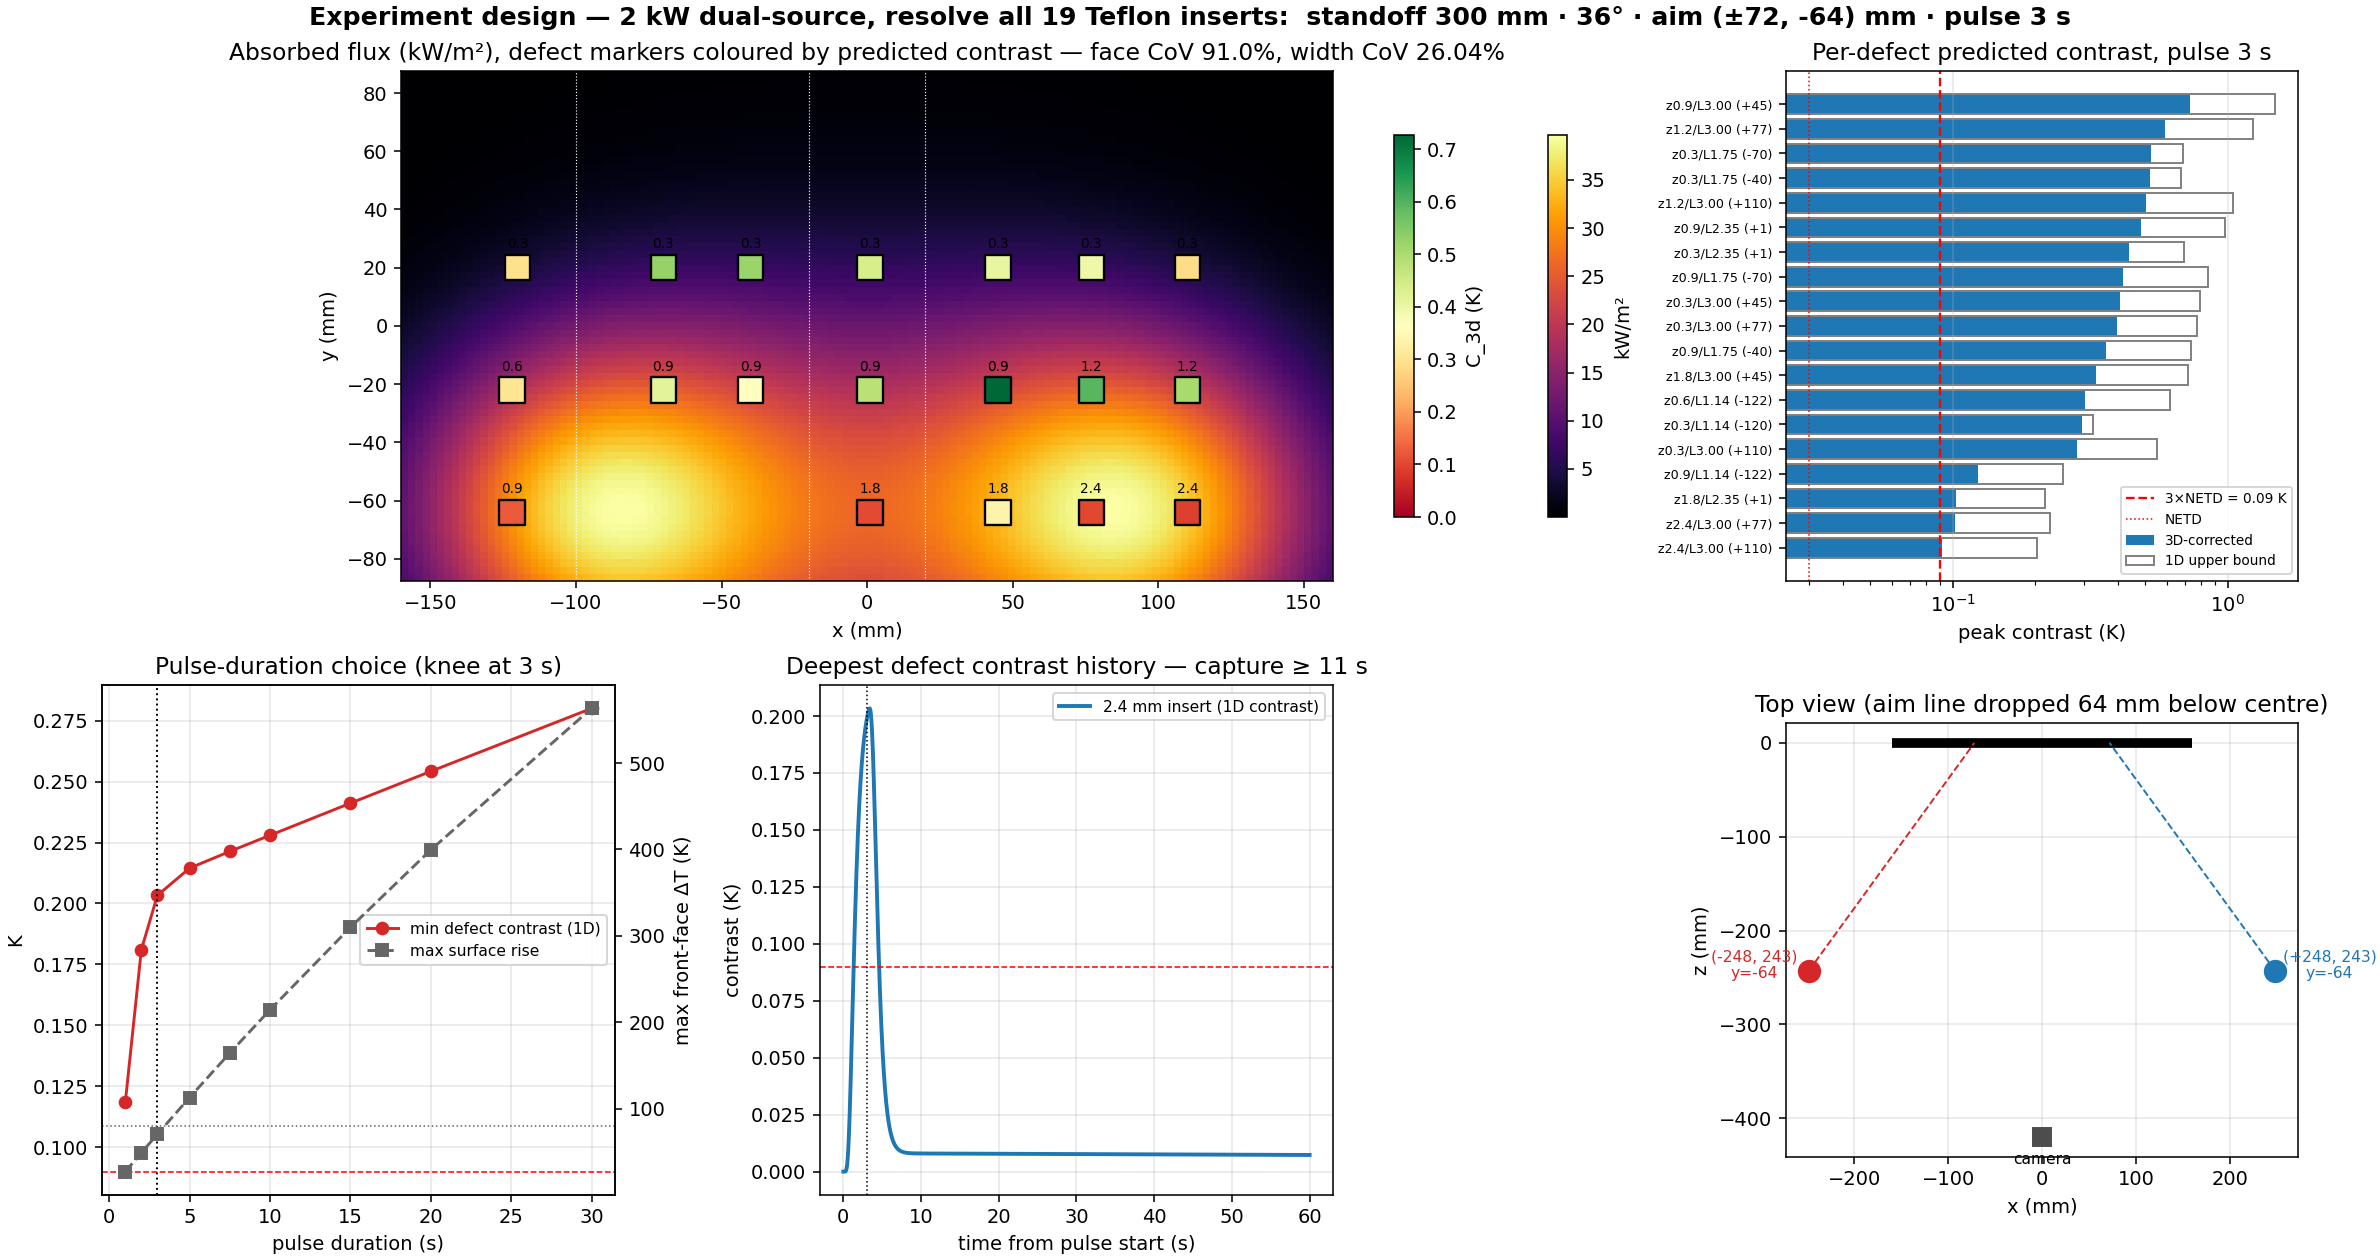

Write the Python code that produced this figure.
"""
06d — Experiment design: resolve all 19 Teflon inserts with the dual-lamp
2 kW setup (follow-up to the Energy-Density paper).

Physics (per PL-H-V-HS1/CLAUDE.md, updated from the draft paper):
  Beam    : DFLUX convention I = I0*exp(-(r/sigma)^2), sigma(d) = 0.185 d + 9.1
            I0 = P*eta/(pi*sigma^2), P = 1000 W/lamp, eta = 0.708.
            Absolute predictions derated by the paper's +12.7% validated
            over-prediction. Absorptivity 0.945.
  Defects : 13 um Teflon inserts, 10x10 mm, gap conductance hc = 7390 W/m2K
            (R = 1/hc), at depth z inside the local section thickness L.
  Contrast: 1D implicit FD slab model per (z, L): front flux + linearised
            convection/radiation losses both faces, insert as interface
            resistance. Contrast = front-face T(defect) - T(sound), linear in
            absorbed flux -> geometry and contrast factorise:
            C_j = q_abs(x_j, y_j) * g(z_j, L_j, tau).
  3D note : 1D over-predicts peak contrast for 10 mm inserts once the in-plane
            diffusion length approaches the insert half-width; a lateral-loss
            factor erf(w/2 / sqrt(4*a11*t_pk))^2 is applied as the reported
            (conservative) estimate.

Optimiser: sweep (standoff, angle, mirrored aim offset, aim-line drop),
maximise the minimum defect contrast; pulse duration picked from the
contrast-vs-tau knee. Uniformity reported as face CoV + 2x width CoV.

Outputs: 06d_experiment_design.{json,png}
"""

import json
import os

import numpy as np
from scipy.linalg import solve_banded
from scipy.special import erf
import matplotlib
matplotlib.use("Agg")
import matplotlib.pyplot as plt

HERE = os.path.dirname(os.path.abspath(__file__))
OUT_JSON = os.path.join(HERE, "06d_experiment_design.json")
OUT_PNG = os.path.join(HERE, "06d_experiment_design.png")

# ---------------- constants ------------------------------------------------
SPEC_W, SPEC_H = 320.0, 175.0
P_LAMP, ETA = 1000.0, 0.708            # W electrical per lamp, delivery eff.
DERATE = 1.0 / 1.127                   # paper: model over-predicts +12.7 %
ABSORPT = 0.945
SIG_A, SIG_B = 0.185, 9.1              # sigma(d) mm, DFLUX convention

RHO, CP, K33, K11 = 1533.0, 979.0, 2.9, 5.8
RHOC = RHO * CP
A11 = K11 / RHOC * 1e6                 # mm^2/s in-plane
R_INS = 1.0 / 7390.0                   # m2K/W insert interface resistance
H_LOSS = 10.5                          # W/m2K conv (5) + linearised rad (~5.5)

NETD = 0.03
THRESH = 3 * NETD                      # raw detectability criterion, K
DT_SURF_LIMIT = 80.0                   # K, front-face rise flag
INSERT_W = 10.0                        # mm

TAUS = [1.0, 2.0, 3.0, 5.0, 7.5, 10.0, 15.0, 20.0, 30.0]
T_END, DT = 60.0, 0.02

# sections in FLAT-FACE coords (x from, x to, thickness mm)
SECTIONS = [(-160, -100, 1.14), (-100, -20, 1.75), (-20, 20, 2.35), (20, 160, 3.00)]

DEFECTS = [  # (x, y, depth) flat-face view
    (+110, 20, 0.3), (+77, 20, 0.3), (+45, 20, 0.3), (+1, 20, 0.3),
    (-40, 20, 0.3), (-70, 20, 0.3), (-120, 20, 0.3),
    (+110, -22, 1.2), (+77, -22, 1.2), (+45, -22, 0.9), (+1, -22, 0.9),
    (-40, -22, 0.9), (-70, -22, 0.9), (-122, -22, 0.6),
    (+110, -64, 2.4), (+77, -64, 2.4), (+45, -64, 1.8), (+1, -64, 1.8),
    (-122, -64, 0.9),
]


def thickness_at(x):
    for x0, x1, L in SECTIONS:
        if x0 <= x <= x1:
            return L
    raise ValueError(x)


# ---------------- 1D FD contrast model ------------------------------------
def front_response(L_mm, z_def_mm, tau, q_abs=1000.0):
    """Front-face T(t) for a slab with optional insert (z_def_mm=None: sound).
    Square pulse q_abs [W/m2] of duration tau. Returns t, T_front."""
    n_int = max(12, int(round(L_mm / 0.05)))
    dz = L_mm / n_int * 1e-3                      # m
    N = n_int + 1
    G = np.full(n_int, K33 / dz)                  # inter-node conductance
    if z_def_mm is not None:
        i = int(round(z_def_mm / (L_mm / n_int)))
        i = min(max(i, 1), n_int - 1)
        G[i - 1] = 1.0 / (dz / K33 + R_INS)
    C = np.full(N, RHOC * dz); C[0] *= 0.5; C[-1] *= 0.5

    # banded matrix for implicit Euler: (C/dt + K) T+ = C/dt T + b
    ab = np.zeros((3, N))
    ab[0, 1:] = -G                                 # upper
    ab[2, :-1] = -G                                # lower
    ab[1, :] = C / DT
    ab[1, :-1] += G
    ab[1, 1:] += G
    ab[1, 0] += H_LOSS
    ab[1, -1] += H_LOSS

    steps = int(T_END / DT)
    T = np.zeros(N)
    out = np.empty(steps)
    for s in range(steps):
        t = (s + 1) * DT
        rhs = C / DT * T
        if t <= tau:
            rhs[0] += q_abs
        T = solve_banded((1, 1), ab, rhs)
        out[s] = T[0]
    return np.arange(1, steps + 1) * DT, out


print("Building unit-contrast factors g(z, L, tau) ...")
pairs = sorted({(z, thickness_at(x)) for x, y, z in DEFECTS})
Ls = sorted({L for _, L in pairs})
g_peak, g_tpk, surf_unit = {}, {}, {}
for tau in TAUS:
    sound = {L: front_response(L, None, tau) for L in Ls}
    for (z, L) in pairs:
        t, Td = front_response(L, z, tau)
        c = Td - sound[L][1]
        j = int(np.argmax(c))
        g_peak[(z, L, tau)] = c[j] / 1000.0        # K per (W/m2)
        g_tpk[(z, L, tau)] = t[j]
    for L in Ls:
        surf_unit[(L, tau)] = sound[L][1].max() / 1000.0
print(f"  done ({len(pairs)} (z,L) pairs x {len(TAUS)} pulse durations)")


# ---------------- geometry: absorbed-flux field ----------------------------
def q_abs_points(X, Y, d, th_deg, a, dy):
    """Absorbed flux [W/m2] at points (X, Y) on the flat face."""
    th = np.radians(th_deg)
    total = 0.0
    for side in (-1, 1):
        u = np.array([-side * np.sin(th), 0.0, -np.cos(th)])
        pos = np.array([side * a, dy, 0.0]) - d * u
        ex = np.array([np.cos(th), 0.0, -side * np.sin(th)])
        vx, vy, vz = X - pos[0], Y - pos[1], -pos[2]
        zax = vx * u[0] + vz * u[2]                # axial distance, mm
        rx = vx * ex[0] + vz * ex[2]
        sig = SIG_A * zax + SIG_B                  # mm
        I0 = P_LAMP * ETA / (np.pi * (sig * 1e-3) ** 2)
        cinc = pos[2] / np.sqrt(vx ** 2 + vy ** 2 + vz ** 2)
        total = total + I0 * np.exp(-(rx ** 2 + vy ** 2) / sig ** 2) * cinc
    return total * ABSORPT * DERATE


dxs = np.array([d[0] for d in DEFECTS], float)
dys = np.array([d[1] for d in DEFECTS], float)
dzs = np.array([d[2] for d in DEFECTS], float)
dLs = np.array([thickness_at(x) for x in dxs])

TAU_RANK = 15.0                                    # tau used for geometry ranking
g_rank = np.array([g_peak[(z, L, TAU_RANK)] for z, L in zip(dzs, dLs)])

print("Sweeping geometry (standoff x angle x offset x aim-line drop) ...")
best = None
for d in [300., 350., 400., 450., 500., 600., 750.]:
    for th in [30., 40., 45., 50., 55., 60.]:
        for a in np.arange(-160., 160.1, 10.):
            for dy in np.arange(0., -70.1, -10.):
                q = q_abs_points(dxs, dys, d, th, a, dy)
                m = (q * g_rank).min()
                if best is None or m > best[0]:
                    best = (m, d, th, a, dy)
minC_rank, D, TH, A, DY = best
print(f"  best geometry: d={D:.0f} mm, {TH:.0f} deg, aim ±{A:.0f} mm, "
      f"aim line {DY:.0f} mm  (min contrast {minC_rank:.3f} K @ tau={TAU_RANK:.0f}s)")

# refine
for d in np.arange(max(300, D - 40), D + 41, 10.):
    for th in np.arange(max(30, TH - 4), min(60, TH + 4) + .1, 1.):
        for a in np.arange(A - 8, A + 8.1, 2.):
            for dy in np.arange(max(-70, DY - 8), min(0, DY + 8) + .1, 2.):
                q = q_abs_points(dxs, dys, d, th, a, dy)
                m = (q * g_rank).min()
                if m > best[0]:
                    best = (m, d, th, a, dy)
minC_rank, D, TH, A, DY = best
q_def = q_abs_points(dxs, dys, D, TH, A, DY)

# ---------------- pulse duration choice ------------------------------------
tau_curve = []
for tau in TAUS:
    g = np.array([g_peak[(z, L, tau)] for z, L in zip(dzs, dLs)])
    jmin = int(np.argmin(q_def * g))
    # surface-temperature worst case: max q within each section vs its L
    gx = np.linspace(-SPEC_W/2, SPEC_W/2, 129)
    gy = np.linspace(-SPEC_H/2, SPEC_H/2, 71)
    GX, GY = np.meshgrid(gx, gy)
    Q = q_abs_points(GX, GY, D, TH, A, DY)
    dTs = max(Q[:, (gx >= x0) & (gx <= x1)].max() * surf_unit[(L, tau)]
              for x0, x1, L in SECTIONS)
    tau_curve.append(dict(tau=tau, min_contrast=float((q_def * g).min()),
                          limiting=int(jmin), max_surf_dT=float(dTs)))

for r in tau_curve:
    print(f"  tau={r['tau']:5.1f} s  min contrast {r['min_contrast']:.3f} K  "
          f"max surface rise {r['max_surf_dT']:.1f} K")

# knee: among pulses within the surface-temperature cap, the shortest one that
# reaches 90 % of the best feasible min-contrast; if nothing is within the cap,
# take the shortest pulse (least heat) and flag it.
feasible = [r for r in tau_curve if r["max_surf_dT"] <= DT_SURF_LIMIT]
if feasible:
    c_best = max(r["min_contrast"] for r in feasible)
    row_star = next(r for r in feasible if r["min_contrast"] >= 0.9 * c_best)
else:
    row_star = tau_curve[0]
    print(f"  WARNING: no pulse keeps surface rise <= {DT_SURF_LIMIT:.0f} K; "
          f"using shortest pulse — consider a larger standoff")
TAU_STAR = row_star["tau"]

g_star = np.array([g_peak[(z, L, TAU_STAR)] for z, L in zip(dzs, dLs)])
t_star = np.array([g_tpk[(z, L, TAU_STAR)] for z, L in zip(dzs, dLs)])
C_1d = q_def * g_star
lat = erf(INSERT_W / 2 / np.sqrt(4 * A11 * t_star)) ** 2   # 3D lateral loss
C_3d = C_1d * lat

# uniformity of the chosen field (kept metric: face CoV + 2x width CoV)
gx = np.linspace(-SPEC_W/2, SPEC_W/2, 129); gy = np.linspace(-SPEC_H/2, SPEC_H/2, 71)
GX, GY = np.meshgrid(gx, gy)
Q = q_abs_points(GX, GY, D, TH, A, DY)
cov_face = Q.std() / Q.mean()
px = Q.mean(axis=0); cov_w = px.std() / px.mean()

th_r = np.radians(TH)
lamp_x, lamp_z = A + D * np.sin(th_r), D * np.cos(th_r)
capture = TAU_STAR + float(t_star.max()) + 5.0

print(f"\n=== EXPERIMENT RECIPE ===")
print(f"  standoff (lamp aperture -> aim point) : {D:.0f} mm")
print(f"  angle from normal                     : {TH:.0f} deg")
print(f"  aim points                            : (±{A:.0f}, {DY:.0f}) mm")
print(f"  lamp positions                        : x=±{lamp_x:.0f}, y={DY:.0f}, "
      f"z={lamp_z:.0f} mm")
print(f"  power / pulse                         : 2000 W total, {TAU_STAR:.0f} s")
print(f"  capture                               : >= {capture:.0f} s from pulse start")
print(f"  min defect contrast (1D / 3D-corr)    : {C_1d.min():.3f} / "
      f"{C_3d.min():.3f} K vs threshold {THRESH:.2f} K")
print(f"  max front-face rise                   : {row_star['max_surf_dT']:.1f} K")
print(f"  field CoV face / width                : {cov_face*100:.1f}% / {cov_w*100:.2f}%")
print("\n  defect (x, y)   z(mm) L(mm)  q_abs(kW/m2)  C_1d(K)  C_3d(K)  t_pk(s)")
for j in np.argsort(C_3d):
    print(f"   ({dxs[j]:+4.0f},{dys[j]:+4.0f})  {dzs[j]:4.1f}  {dLs[j]:4.2f}"
          f"   {q_def[j]/1000:6.2f}      {C_1d[j]:6.3f}  {C_3d[j]:6.3f}"
          f"   {TAU_STAR + 0*t_star[j]:.0f}->{t_star[j]:5.1f}")

# ---------------- figure ----------------------------------------------------
fig = plt.figure(figsize=(17, 9), constrained_layout=True)
gs = fig.add_gridspec(2, 3)
fig.suptitle(
    f"Experiment design — 2 kW dual-source, resolve all 19 Teflon inserts:  "
    f"standoff {D:.0f} mm · {TH:.0f}° · aim (±{A:.0f}, {DY:.0f}) mm · "
    f"pulse {TAU_STAR:.0f} s", fontsize=13, fontweight="bold")

ax = fig.add_subplot(gs[0, 0:2])
im = ax.imshow(Q / 1000, origin="lower", cmap="inferno",
               extent=[-SPEC_W/2, SPEC_W/2, -SPEC_H/2, SPEC_H/2], aspect="equal")
for x0, x1, L in SECTIONS[:-1]:
    ax.axvline(x1, color="w", lw=0.6, ls=":")
sc = ax.scatter(dxs, dys, s=170, c=C_3d, cmap="RdYlGn",
                vmin=0, vmax=max(3*THRESH, C_3d.max()),
                edgecolors="k", linewidths=1.2, marker="s")
for j in range(len(DEFECTS)):
    ax.annotate(f"{dzs[j]}", (dxs[j], dys[j]), color="k", fontsize=7,
                ha="center", textcoords="offset points", xytext=(0, 10))
ax.set_title(f"Absorbed flux (kW/m²), defect markers coloured by predicted "
             f"contrast — face CoV {cov_face*100:.1f}%, width CoV {cov_w*100:.2f}%")
ax.set_xlabel("x (mm)"); ax.set_ylabel("y (mm)")
fig.colorbar(im, ax=ax, shrink=0.75, label="kW/m²")
fig.colorbar(sc, ax=ax, shrink=0.75, label="C_3d (K)")

ax = fig.add_subplot(gs[0, 2])
order = np.argsort(C_3d)
lbl = [f"z{dzs[j]:.1f}/L{dLs[j]:.2f} ({dxs[j]:+.0f})" for j in order]
ax.barh(np.arange(len(order)), C_3d[order], color="#1f77b4", label="3D-corrected")
ax.barh(np.arange(len(order)), C_1d[order], fill=False, edgecolor="0.5",
        label="1D upper bound")
ax.axvline(THRESH, color="r", ls="--", lw=1.2, label=f"3×NETD = {THRESH:.2f} K")
ax.axvline(NETD, color="r", ls=":", lw=0.8, label="NETD")
ax.set_yticks(np.arange(len(order))); ax.set_yticklabels(lbl, fontsize=6.5)
ax.set_xlabel("peak contrast (K)"); ax.set_xscale("log")
ax.set_title(f"Per-defect predicted contrast, pulse {TAU_STAR:.0f} s")
ax.legend(fontsize=7); ax.grid(alpha=0.3, axis="x")

ax = fig.add_subplot(gs[1, 0])
ax.plot([r["tau"] for r in tau_curve], [r["min_contrast"] for r in tau_curve],
        "o-", color="#d62728", label="min defect contrast (1D)")
ax.axvline(TAU_STAR, color="k", ls=":", lw=1)
ax.axhline(THRESH, color="r", ls="--", lw=0.8)
ax.set_xlabel("pulse duration (s)"); ax.set_ylabel("K")
ax2 = ax.twinx()
ax2.plot([r["tau"] for r in tau_curve], [r["max_surf_dT"] for r in tau_curve],
         "s--", color="0.4", label="max surface rise")
ax2.axhline(DT_SURF_LIMIT, color="0.4", ls=":", lw=0.8)
ax2.set_ylabel("max front-face ΔT (K)")
h1, l1 = ax.get_legend_handles_labels(); h2, l2 = ax2.get_legend_handles_labels()
ax.legend(h1 + h2, l1 + l2, fontsize=8)
ax.set_title(f"Pulse-duration choice (knee at {TAU_STAR:.0f} s)")
ax.grid(alpha=0.3)

ax = fig.add_subplot(gs[1, 1])
tt, Td = front_response(3.00, 2.4, TAU_STAR, q_abs=q_def[dzs == 2.4].min())
_, Ts = front_response(3.00, None, TAU_STAR, q_abs=q_def[dzs == 2.4].min())
ax.plot(tt, Td - Ts, lw=2, color="#1f77b4",
        label="2.4 mm insert (1D contrast)")
ax.axhline(THRESH, color="r", ls="--", lw=0.8)
ax.axvline(TAU_STAR, color="k", ls=":", lw=0.8)
ax.set_xlabel("time from pulse start (s)"); ax.set_ylabel("contrast (K)")
ax.set_title(f"Deepest defect contrast history — capture ≥ {capture:.0f} s")
ax.legend(fontsize=8); ax.grid(alpha=0.3)

ax = fig.add_subplot(gs[1, 2])
ax.plot([-SPEC_W/2, SPEC_W/2], [0, 0], "k-", lw=5, solid_capstyle="butt")
ax.plot(0, -420, "s", color="0.3", ms=9)
ax.annotate("camera", (0, -420), textcoords="offset points", xytext=(0, -14),
            ha="center", fontsize=8)
for s, col in [(-1, "#d62728"), (1, "#1f77b4")]:
    ax.plot(s*lamp_x, -lamp_z, "o", color=col, ms=11)
    ax.plot([s*lamp_x, s*A], [-lamp_z, 0], color=col, lw=1, ls="--")
    ax.annotate(f"({s*lamp_x:+.0f}, {lamp_z:.0f})\ny={DY:.0f}", (s*lamp_x, -lamp_z),
                textcoords="offset points", xytext=(s*28, -4), ha="center",
                fontsize=8, color=col)
ax.set_aspect("equal"); ax.grid(alpha=0.3)
ax.set_title("Top view (aim line dropped %.0f mm below centre)" % -DY)
ax.set_xlabel("x (mm)"); ax.set_ylabel("z (mm)")

fig.savefig(OUT_PNG, dpi=140)
print(f"\nWrote {OUT_PNG}")

out = dict(
    model=dict(beam="I0=P*eta/(pi*sigma^2), sigma=0.185d+9.1, exp(-(r/sigma)^2)",
               P_lamp_W=P_LAMP, eta=ETA, derate_vs_paper=DERATE, absorptivity=ABSORPT,
               material=dict(rho=RHO, cp=CP, k33=K33, k11=K11),
               insert_R_m2K_W=R_INS, h_loss=H_LOSS,
               note="1D FD slab per (depth, section thickness); 3D lateral "
                    "correction erf(w/2/sqrt(4*a11*t_pk))^2"),
    recipe=dict(standoff_mm=D, angle_deg=TH, aim_offset_mm=A, aim_line_mm=DY,
                lamp_positions=dict(left=[-lamp_x, DY, lamp_z],
                                    right=[lamp_x, DY, lamp_z]),
                power_total_W=2000, pulse_s=TAU_STAR, capture_s=capture,
                min_contrast_1d_K=float(C_1d.min()),
                min_contrast_3d_K=float(C_3d.min()),
                max_surface_dT_K=row_star["max_surf_dT"],
                cov_face=float(cov_face), cov_width=float(cov_w)),
    per_defect=[dict(x=float(dxs[j]), y=float(dys[j]), depth=float(dzs[j]),
                     thickness=float(dLs[j]), q_abs_W_m2=float(q_def[j]),
                     C_1d_K=float(C_1d[j]), C_3d_K=float(C_3d[j]),
                     t_peak_s=float(t_star[j])) for j in range(len(DEFECTS))],
    tau_sweep=tau_curve,
)
with open(OUT_JSON, "w") as f:
    json.dump(out, f, indent=2)
print(f"Wrote {OUT_JSON}")
